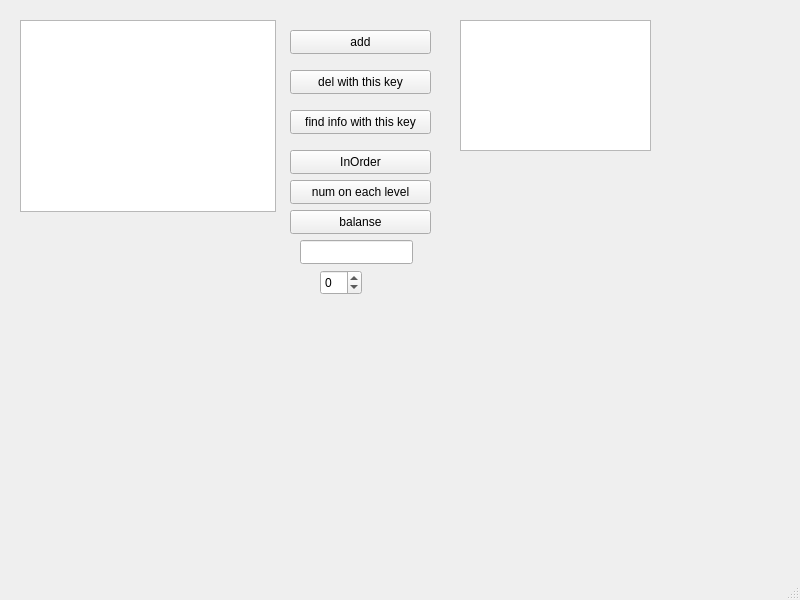
<?xml version="1.0" encoding="UTF-8"?>
<ui version="4.0">
 <class>MainWindow</class>
 <widget class="QMainWindow" name="MainWindow">
  <property name="geometry">
   <rect>
    <x>0</x>
    <y>0</y>
    <width>800</width>
    <height>600</height>
   </rect>
  </property>
  <property name="windowTitle">
   <string>MainWindow</string>
  </property>
  <widget class="QWidget" name="centralwidget">
   <widget class="QTreeView" name="treeView">
    <property name="geometry">
     <rect>
      <x>20</x>
      <y>20</y>
      <width>256</width>
      <height>192</height>
     </rect>
    </property>
   </widget>
   <widget class="QLineEdit" name="lineEdit">
    <property name="geometry">
     <rect>
      <x>300</x>
      <y>240</y>
      <width>113</width>
      <height>24</height>
     </rect>
    </property>
   </widget>
   <widget class="QSpinBox" name="spinBox">
    <property name="geometry">
     <rect>
      <x>320</x>
      <y>270</y>
      <width>42</width>
      <height>25</height>
     </rect>
    </property>
    <property name="minimum">
     <number>-999999999</number>
    </property>
    <property name="maximum">
     <number>999999999</number>
    </property>
   </widget>
   <widget class="QPushButton" name="pushButton_add">
    <property name="geometry">
     <rect>
      <x>290</x>
      <y>30</y>
      <width>141</width>
      <height>24</height>
     </rect>
    </property>
    <property name="text">
     <string>add</string>
    </property>
   </widget>
   <widget class="QPushButton" name="pushButton_del">
    <property name="geometry">
     <rect>
      <x>290</x>
      <y>70</y>
      <width>141</width>
      <height>24</height>
     </rect>
    </property>
    <property name="text">
     <string>del with this key</string>
    </property>
   </widget>
   <widget class="QPushButton" name="pushButton_find">
    <property name="geometry">
     <rect>
      <x>290</x>
      <y>110</y>
      <width>141</width>
      <height>24</height>
     </rect>
    </property>
    <property name="text">
     <string>find info with this key</string>
    </property>
   </widget>
   <widget class="QPushButton" name="pushButton_InOrder">
    <property name="geometry">
     <rect>
      <x>290</x>
      <y>150</y>
      <width>141</width>
      <height>24</height>
     </rect>
    </property>
    <property name="text">
     <string>InOrder</string>
    </property>
   </widget>
   <widget class="QTextEdit" name="textEdit_ans">
    <property name="geometry">
     <rect>
      <x>460</x>
      <y>20</y>
      <width>191</width>
      <height>131</height>
     </rect>
    </property>
    <property name="readOnly">
     <bool>false</bool>
    </property>
   </widget>
   <widget class="QPushButton" name="pushButton_eachLevel">
    <property name="geometry">
     <rect>
      <x>290</x>
      <y>180</y>
      <width>141</width>
      <height>24</height>
     </rect>
    </property>
    <property name="text">
     <string>num on each level</string>
    </property>
   </widget>
   <widget class="QPushButton" name="pushButton_balanse">
    <property name="geometry">
     <rect>
      <x>290</x>
      <y>210</y>
      <width>141</width>
      <height>24</height>
     </rect>
    </property>
    <property name="text">
     <string>balanse</string>
    </property>
   </widget>
  </widget>
  <widget class="QMenuBar" name="menubar">
   <property name="geometry">
    <rect>
     <x>0</x>
     <y>0</y>
     <width>800</width>
     <height>22</height>
    </rect>
   </property>
  </widget>
  <widget class="QStatusBar" name="statusbar"/>
 </widget>
 <resources/>
 <connections/>
</ui>
